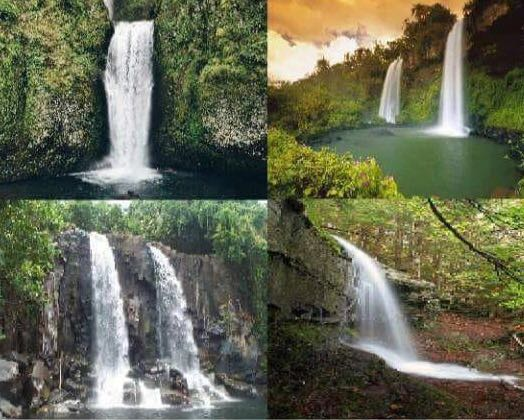
#> input picture Reporte/falls.jpeg, 524 x 420 px
$ python edges.py
#> lines starting #> are read from the running program, lines starting #| are printed output that depends on the picture
import cv2, numpy as np, matplotlib.pyplot as plt

img = cv2.imread('falls.jpeg')
#> img is the input picture: shape (420, 524, 3); mean B, G, R 81.8, 103.9, 101.5
img = cv2.resize(img, (250, 250))
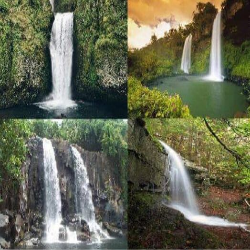
#> img: shape (250, 250, 3); mean B, G, R 81.6, 103.7, 101.4
edges1 = cv2.Canny(img,100,200)
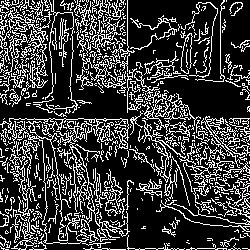
#> edges1: shape (250, 250); 23.5% white in thin lines or dots
edges2 = cv2.Canny(img,350,500)
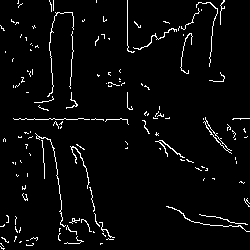
#> edges2: shape (250, 250); 3.7% white in thin lines or dots

plt.subplot(131),plt.imshow(img)
plt.title('Original'), plt.xticks([]), plt.yticks([])
plt.subplot(132),plt.imshow(edges1,cmap = 'gray')
plt.title('Aristas con ruido'), plt.xticks([]), plt.yticks([])
plt.subplot(133),plt.imshow(edges2,cmap = 'gray')
plt.title('Aristas con pérdida'), plt.xticks([]), plt.yticks([])
plt.show()
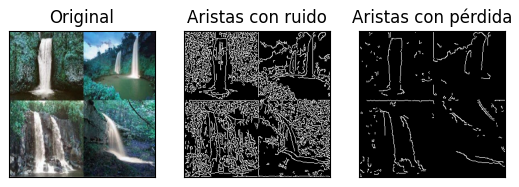
#> figure drawn by matplotlib, 3 panels; B, G, R data is drawn as R, G, B
